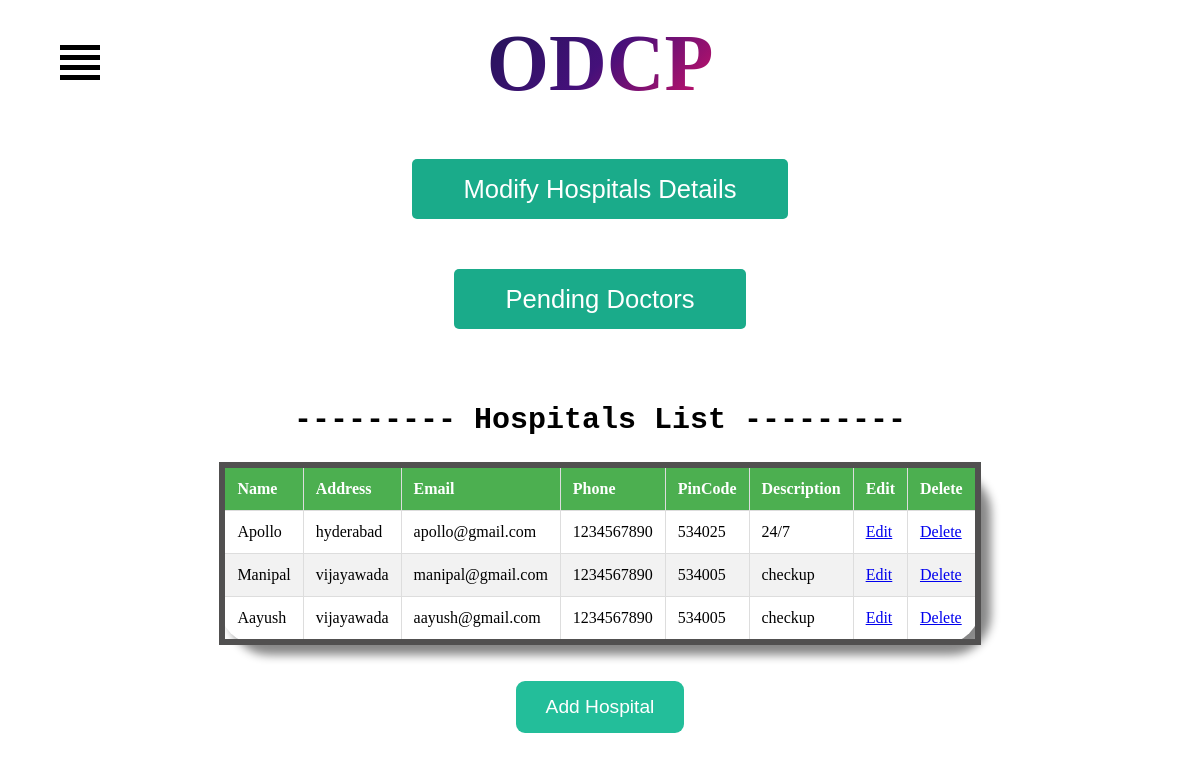
Page /hospital_list/ on the committed database.
### hack0/spro/sapp/models.py (models this page shows)
class hospital(models.Model):
    id = models.AutoField(primary_key=True)
    name = models.CharField(max_length=100)
    address = models.CharField(max_length=100)
    email = models.EmailField()
    phone_number = models.IntegerField()
    pincode_regex = RegexValidator(regex=r'^[0-9]{6}$', message="Enter a valid Indian pincode.")
    pincode = models.CharField(max_length=6, validators=[pincode_regex])
    description=models.CharField(max_length=100)

### hack0/spro/sapp/views.py (the view)
# urls.py: path('hospital_list/', views.hospital_list, name='hospital_list'),
def hospital_list(request):
    hospitals = hospital.objects.all()
    return render(request, 'hospital_list.html', {'hospitals': hospitals})

### hack0/spro/sapp/templates/hospital_list.html (shortened to what this page needs)
{% extends 'base.html' %}
    {% block content %}
	  {% include './messages.html' %}
	</head>
	<body>
	  <div class="container">
		<div class="center">			<div class="row">
		  <div class="col-md-12 text-center">
		  <h4 class="animate-charcter"> ODCP</h4>
		  </div>
		</div>
	  </div>
		</div>
		<div class="menu-container">
		  <div class="hamburger-icon">
			<label for="openmenu" id="hamburger-label">
			  <span></span>
			  <span></span>
			  <span></span>
			  <span></span>
			</label>
		  </div>
		</div>
	<div style="display: flex; justify-content: center; align-items: center;">
        <a href="/hospital_list/">
          <button class="button1" >Modify Hospitals Details</button>
        </a>
      </div>
	  <div style="display: flex; justify-content: center; align-items: center;">
        <a href="/show_pending_doctors/">
          <button class="button1" >Pending Doctors</button>
        </a>
      </div>
	<br><br><br>
	<h2  style="font-family:Courier;left: 50%;margin-top: 10px; font-size: 30px;text-align: center;">--------- Hospitals List ---------</h2>
        <table>
            <thead>
                <tr>
                    <th>Name</th>
                    <th>Address</th>
                    <th>Email</th>
                    <th>Phone</th>
                    <th>PinCode</th>
                    <th>Description</th>
                    <th>Edit</th>
                    <th>Delete</th>
                </tr>
            </thead>
            <tbody>
                {% for h in hospitals %}
                    <tr>
                        <td>{{ h.name }}</td>
                        <td>{{ h.address }}</td>
                        <td>{{ h.email }}</td>
                        <td>{{ h.phone_number }}</td>
                        <td>{{ h.pincode }}</td>
                        <td>{{ h.description }}</td>
                        <td><a href="{% url 'hospital_edit' %}?id={{ h.id }}">Edit</a></td>
                        <td><a href="{% url 'hospital_remove' %}?id={{ h.id }}">Delete</a></td>
                    </tr>
                {% empty %}
                    <tr>
                    </tr>
                {% endfor %}
            </tbody>
        </table>
            <br><br>
            <form method="post" action="{% url 'hospital_add' %}">
                <button type="submit" class="button2">Add Hospital</button>
            </form>
            <br><br>
    {% endblock %}

### hack0/spro/sapp/templates/hospital_list.html (style rules this page uses)
button { background-color: #4CAF50; color: white; border: none; padding: 10px 20px; margin: 10px; border-radius: 5px; cursor: pointer; transition: background-color 0.5s ease; }
.hamburger-icon { position: absolute; z-index: 3; top: 5vh; left: 5vw; padding-bottom: 2vh; }
.hamburger-icon span { height: 5px; width: 40px; background-color: black; display: block; margin: 5px 0px 5px 0px; transition: 0.7s ease-in-out; transform: none; }
.menu-links li, a, span { transition: 0.5s ease-in-out; }
.animate-charcter { text-transform: uppercase; background-image: linear-gradient( -225deg, #231557 0%, #44107a 29%, #ff1361 67%, #fff800 100% ); margin-bottom: 10px; margin-top: 10px; background-size: auto auto; background-clip: border-box; background-size: 200% auto; color: #fff; background-clip: text; text-fill-color: transparent; -webkit-background-clip: text; -webkit-text-fill-color: transparent; animation: textclip 2s linear infinite; display: inline-block; font-size: 80px; }
.center { text-align: center; }
.button1 { background:#1AAB8A; color:#fff; border:none; position:relative; height:60px; font-size:1.6em; padding:0 2em; margin-top: 40px; cursor:pointer; transition:800ms ease all; outline:none; }
.button1:before,button:after { content:''; position:absolute; top:0; right:0; height:2px; width:0; background: #1AAB8A; transition:400ms ease all; }
.button1:after { right:inherit; top:inherit; left:0; bottom:0; }
table { border-collapse: collapse; width: 60%; margin: 0 auto; border: 6px solid #515050; border-radius: 40px; box-sizing: border-box; box-shadow: 10px 10px 10px #888; font-size: 16px; }
th, td { text-align: left; padding: 12px; border: 1px solid #ddd; }
tr:nth-child(even) { background-color: #f2f2f2; border-radius: 20px; }
th { background-color: #4CAF50; color: white; }
.button2 { background-color: #23be9a; color: white; border: none; padding: 15px 30px; margin: auto; display: block; border-radius: 9px; cursor: pointer; transition: background-color 0.5s ease; font-size: 1.2em; text-align: center; }

### rows in the picture
hospital: name "Apollo", address "hyderabad", email "apollo@gmail.com", phone_number "1234567890", pincode "534025", description "24/7"
hospital: name "Manipal", address "vijayawada", email "manipal@gmail.com", phone_number "1234567890", pincode "534005", description "checkup"
hospital: name "Aayush", address "vijayawada", email "aayush@gmail.com", phone_number "1234567890", pincode "534005", description "checkup"
